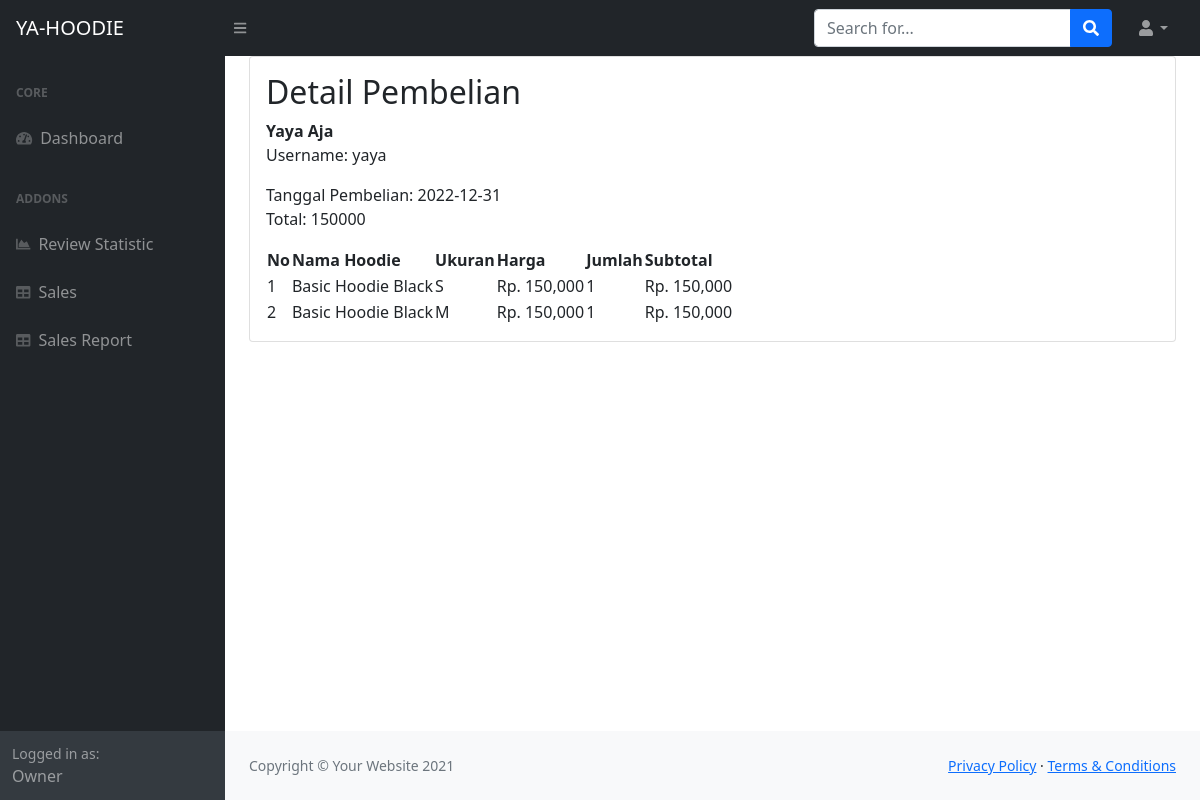
The page /yahoodie/dashboardOwner.php?halaman=detail&id=1 on the database as committed earlier.
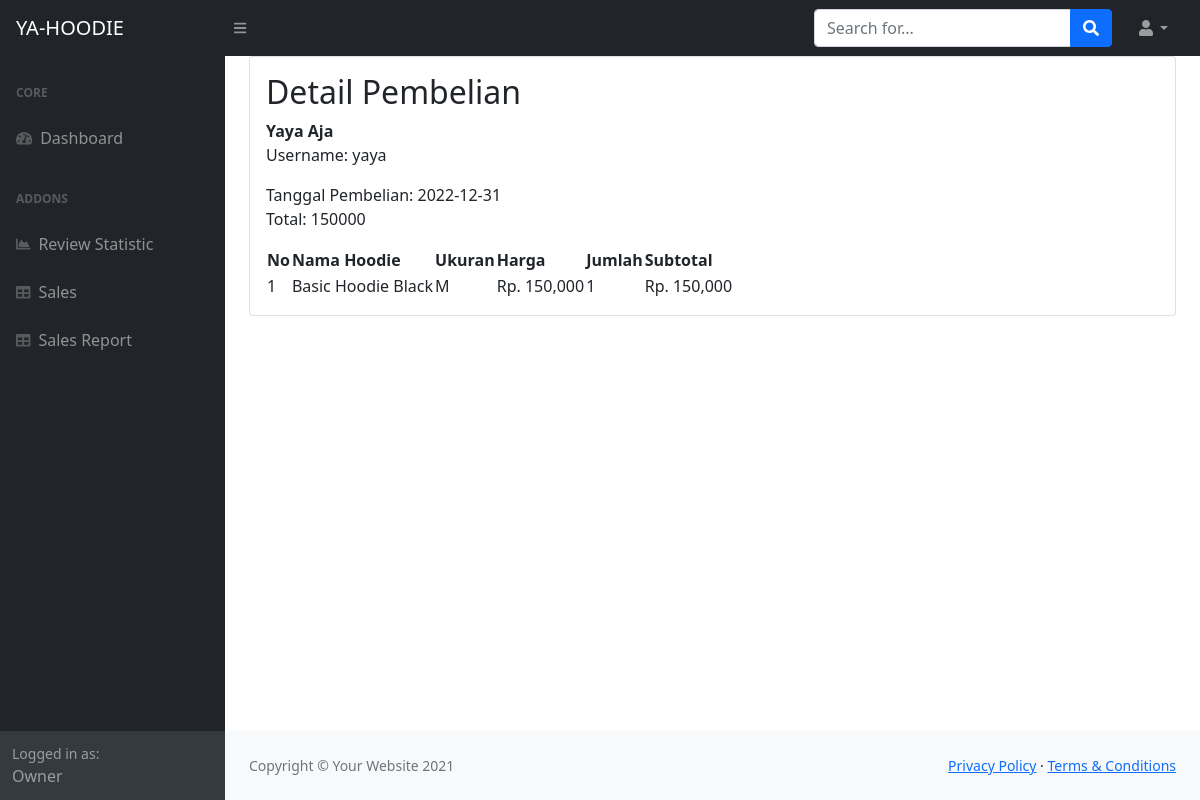
The same page on the database as committed later.
### tables this page shows
CREATE TABLE `pembelian_produk` (
  `id_pembelian_produk` int NOT NULL,
  `id_pembelian` int NOT NULL,
  `kodeHoodie` int NOT NULL,
  `jumlah` int NOT NULL
);

CREATE TABLE `hoodie` (
  `kodeHoodie` int NOT NULL,
  `idAdmin` int NOT NULL,
  `namaHoodie` varchar(255) NOT NULL,
  `tipe` varchar(255) NOT NULL,
  `ukuran` varchar(255) NOT NULL,
  `harga` varchar(255) NOT NULL,
  `stock` varchar(255) NOT NULL,
  `gambar` varchar(255) DEFAULT NULL
);

### yahoodie/detail.php (the view)
<div class="container-fluid px-4">
    <div class="card mb-4">
        <div class="card-body">
            <h2>Detail Pembelian</h2>
            <?php
                include 'db.php';
                $hasil = mysqli_query($mysqli, "SELECT * FROM pembelian JOIN users ON pembelian.idUser=users.idUser WHERE pembelian.id_pembelian='$_GET[id]'");
                $detail = $hasil->fetch_assoc()
            ?>
            <strong><?php echo $detail['fullname'];?></strong><br>
            <p>
                Username: <?php echo $detail['username'];?>
            </p>
            <p>
                Tanggal Pembelian: <?php echo $detail['tanggal_pembelian'];?> <br>
                Total: <?php echo $detail['total_pembelian'];?>
            </p>
            <table id="datatablesSimple">
                <thead>
                    <tr>
                        <th>No</th>
                        <th>Nama Hoodie</th>
                        <th>Ukuran</th>
                        <th>Harga</th>
                        <th>Jumlah</th>
                        <th>Subtotal</th>
                    </tr>
                </thead>
                <tbody>
                    <?php
                        $nomor = 1;
                        $hasil = mysqli_query($mysqli, "SELECT * FROM pembelian_produk JOIN hoodie ON pembelian_produk.kodeHoodie=hoodie.kodeHoodie
                            WHERE pembelian_produk.id_pembelian='$_GET[id]'");
                        while ($pecah = $hasil->fetch_assoc()) {
                    ?>
                    <tr>
                        <td><?php echo $nomor; ?></td>
                        <td><?php echo $pecah['namaHoodie']; ?></td>
                        <td><?php echo $pecah['ukuran']; ?></td>
                        <td>Rp. <?php echo number_format($pecah['harga']); ?></td>
                        <td><?php echo $pecah['jumlah']; ?></td>
                        <td>
                            Rp. <?php echo number_format($pecah['harga']*$pecah['jumlah']); ?>
                        </td>
                    </tr>
                    <?php $nomor++;?>
                    <?php } ?>
                </tbody>
            </table>
        </div>
    </div>
</div>

Rows that differ between the two databases and show on the page:
removed pembelian_produk: kodeHoodie.namaHoodie "Basic Hoodie Black", kodeHoodie.ukuran "S", kodeHoodie.harga "150,000", jumlah "1", $pecah['harga']*$pecah['jumlah'] "150,000"
